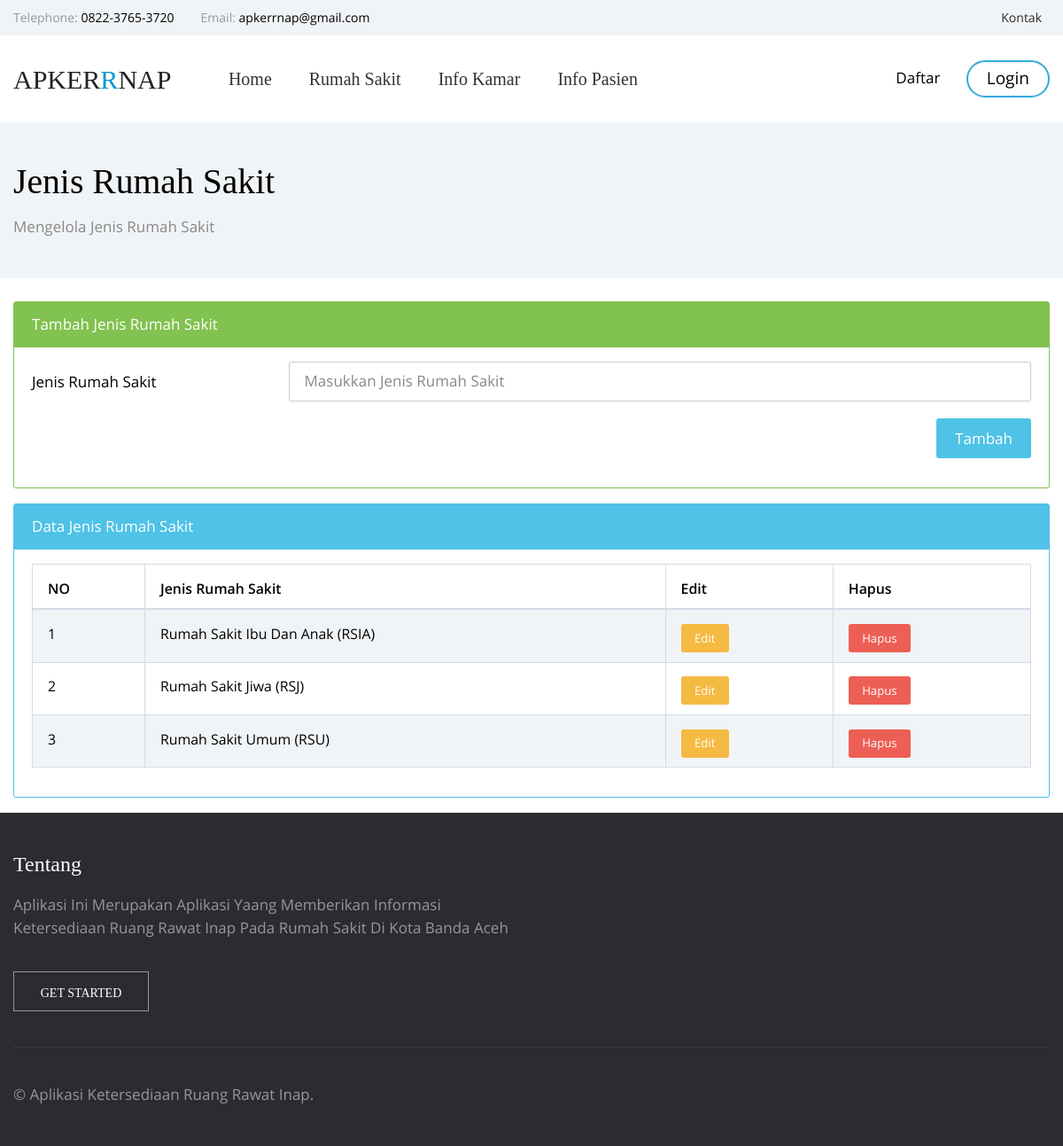
The app's page /index.php/jenis_rs with its own data.
### tables this page shows
CREATE TABLE `jenis_rs` (
  `id_jenis_rs` int(5) NOT NULL,
  `nama_jenis_rs` varchar(100) NOT NULL
);

### application/controllers/jenis_rs.php (called while the page is built, shortened)
<?php
class Jenis_rs extends CI_Controller {
   function __construct() {
			 $this->load->helper('url');
			 $this->load->library('session');
			 $this->load->database();
       $this->load->model('M_Jenis_rs');
   }
	public function index()
	{
    $data['lihat'] = $this->M_Jenis_rs->lihat();
		$this->load->view('admin/tambah_jenis_rs',$data);
	}
}

### index.php (called while the page is built, shortened)
<?php
require_once BASEPATH.'core/CodeIgniter.php';

### application/models/M_Jenis_rs.php (called while the page is built, shortened)
<?php
class M_Jenis_rs extends CI_Model{
    function lihat()
    {
        $query=$this->db->query("SELECT * FROM jenis_rs");
        return $query->result();
    }
}

### application/views/admin/tambah_jenis_rs.php (the view, shortened to what this page needs)
<!DOCTYPE html>
<html lang="en">
<head>
    <link rel="stylesheet" type="text/css" href="<?php site_url(); ?>data_umum/vendors/bootstrap/css/bootstrap.min.css">
    <link rel="stylesheet" type="text/css" href="<?php site_url(); ?>data_umum/vendors/tether/css/tether.min.css">
    <link rel="stylesheet" type="text/css" href="<?php site_url(); ?>data_umum/vendors/animate-css/animate.css">
    <link rel="stylesheet" type="text/css" href="<?php site_url(); ?>data_umum/fonts/circular/styles.css">
    <link rel="stylesheet" type="text/css" href="<?php site_url(); ?>data_umum/fonts/open-sans/styles.css">
    <link rel="stylesheet" type="text/css" href="<?php site_url(); ?>data_umum/fonts/iconfont/styles.css">
    <link href="<?php site_url(); ?>data_umum/table/vendor/datatables-plugins/dataTables.bootstrap.css" rel="stylesheet">
    <link href="<?php site_url(); ?>data_umum/table/vendor/datatables-responsive/dataTables.responsive.css" rel="stylesheet">
    <link href="<?php site_url(); ?>data_umum/table/dist/css/sb-admin-2.css" rel="stylesheet">
    <link href="<?php site_url(); ?>data_umum/table/vendor/metisMenu/metisMenu.min.css" rel="stylesheet">
    <link href="<?php site_url(); ?>data_umum/table/vendor/font-awesome/css/font-awesome.min.css" rel="stylesheet" type="text/css">
<link rel="stylesheet" type="text/css" href="<?php site_url(); ?>data_umum/vendors/leaflet/leaflet.css">
      <?php echo $this->load->view('umum/share/warna', '', TRUE);?>
</head>
<body class="">
<?php echo $this->load->view('umum/share/menu', '', TRUE);?>
<div class="blog">
    <header class="blog__header">
        <div class="container">
            <h3 class="blog__heading">Jenis Rumah Sakit</h3>
            <p class="blog__heading-level-two">Mengelola Jenis Rumah Sakit</p>
        </div>
    </header>
    <div class="container">
        <br>
      <div class="card card-outline-success mb-3">
            <div class="card-header bg-success">Tambah Jenis Rumah Sakit</div>
            <div class="card-block">
              <form method="POST" action="<?php site_url(); ?>jenis_rs/tambah">
                    <div class="form-group row">
                    <label for="example-text-input" class="col-3 col-form-label">Jenis Rumah Sakit</label>
                    <div class="col-9">
                        <input class="form-control" type="text" required name="nama_jenis_rs" id="example-text-input" placeholder="Masukkan Jenis Rumah Sakit">
                    </div>
                </div>
                <p align="right"><button type="submit" class="btn btn-info btn-medium">Tambah</button></p>
                </form>
            </div>
        </div>
        <div class="card card-outline-info mb-3">
            <div class="card-header bg-info">Data Jenis Rumah Sakit</div>
            <div class="card-block">
              <table width="100%" class="table table-striped table-bordered table-hover" id="dataTables-example">
                  <thead>
                      <tr>
                          <th>NO</th>
                          <th>Jenis Rumah Sakit</th>
                          <th>Edit</th>
                          <th>Hapus</th>
                      </tr>
                  </thead>
                  <tbody>
                    <?php
                       $i=0;
                       foreach($lihat as $jenis_rs){
                       $i++;
                     ?>
                      <tr>
                          <td><?php echo $i?></td>
                          <td><?php echo $jenis_rs->nama_jenis_rs ?></td>
                          <td class="center"><a href="detail_rental.php?id="><button type="button" class="btn btn-warning btn-xs">Edit</button></td>
                          <td class="center"><a href="detail_rental.php?id="><button type="button" class="btn btn-danger btn-xs">Hapus</button></td>
                      </tr>
                      <?php
                      }
                     ?>
                  </tbody>
              </table>
            </div>
        </div>
    </div>
</div>
  <?php echo $this->load->view('umum/share/footer', '', TRUE);?>
</body>
</html>

### records on screen
jenis_rs: nama_jenis_rs "Rumah Sakit Ibu Dan Anak (RSIA)"
jenis_rs: nama_jenis_rs "Rumah Sakit Jiwa (RSJ)"
jenis_rs: nama_jenis_rs "Rumah Sakit Umum (RSU)"
